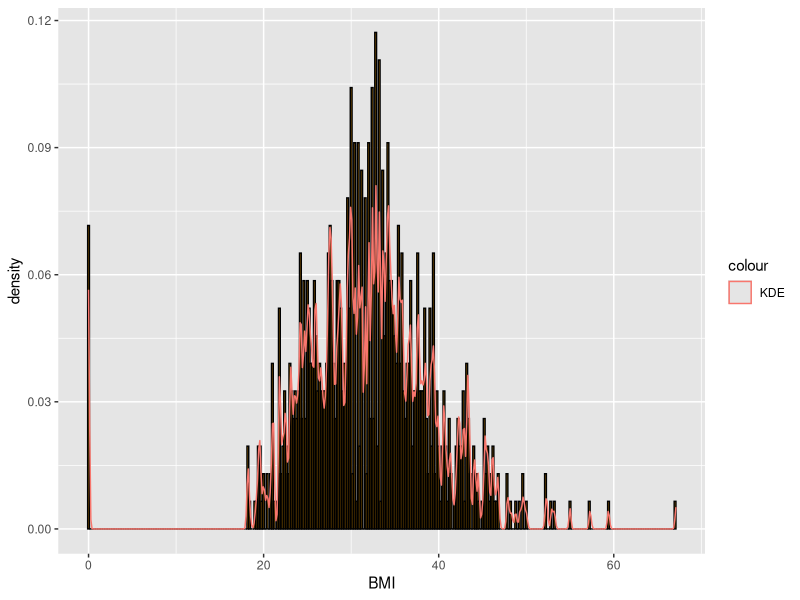
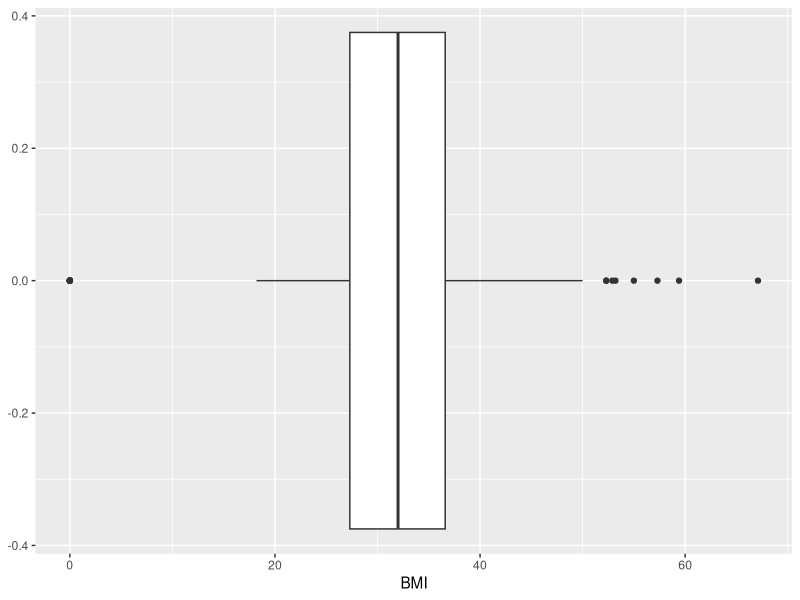
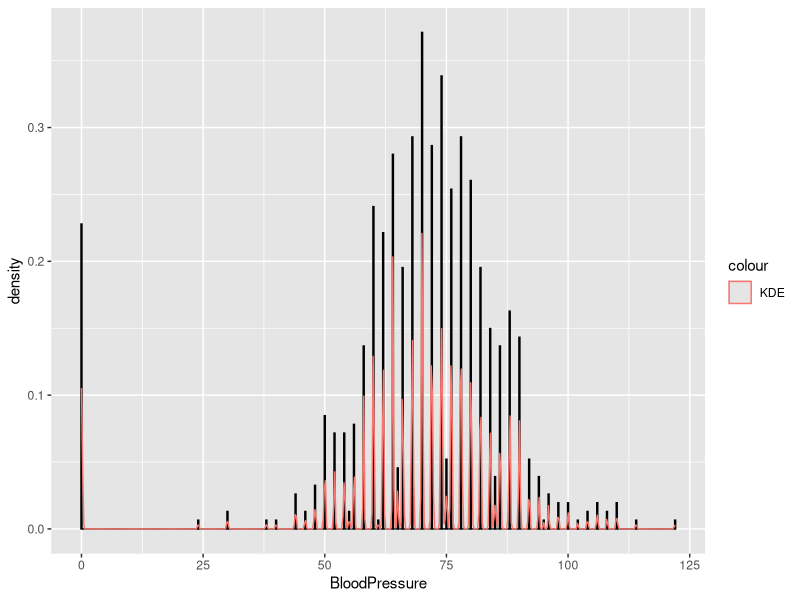
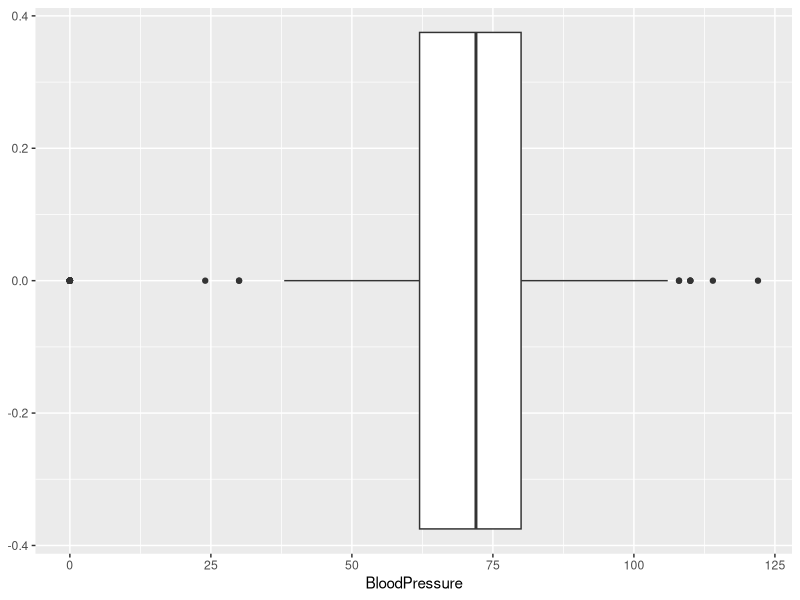
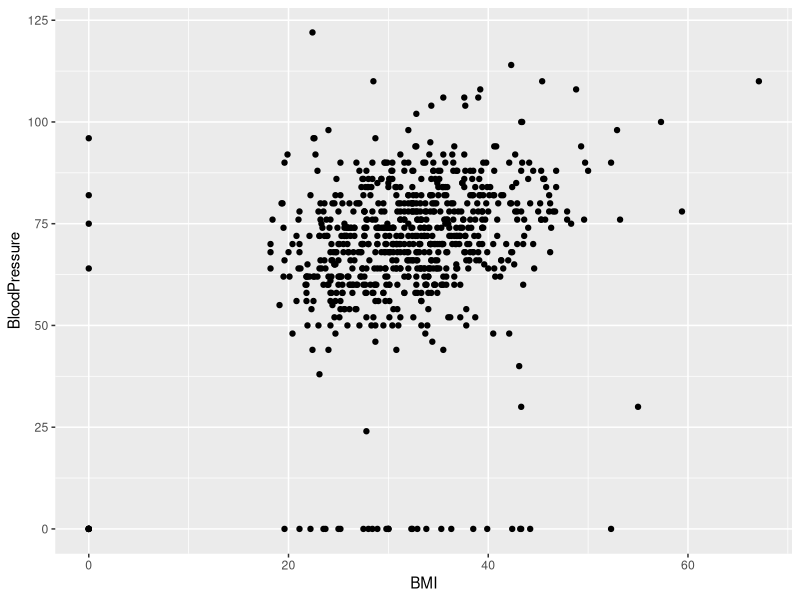
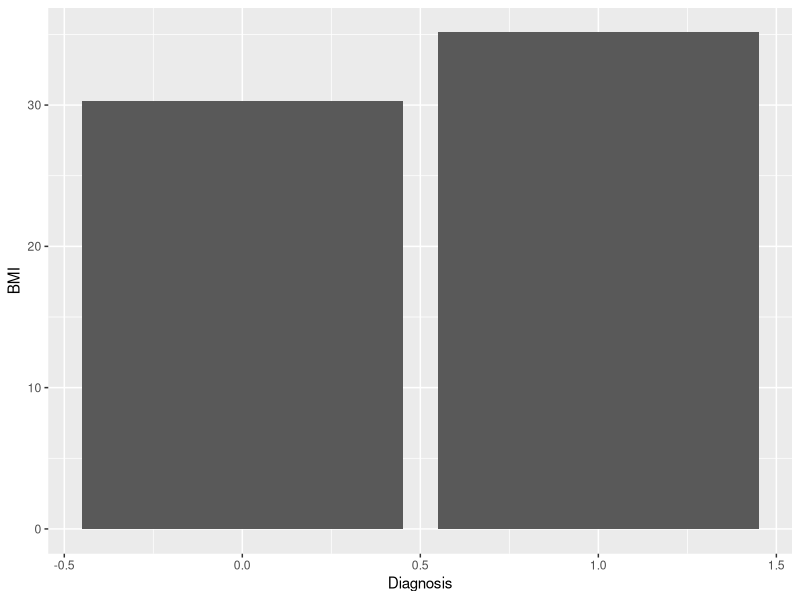
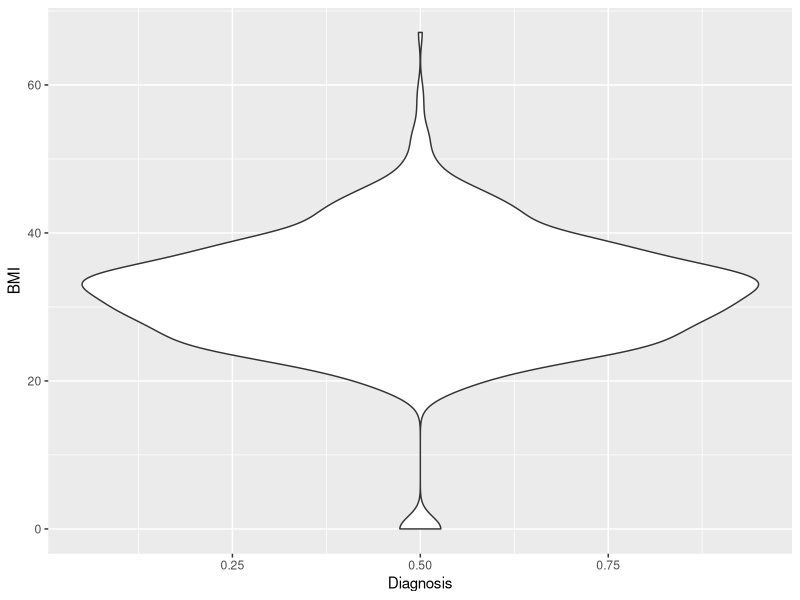
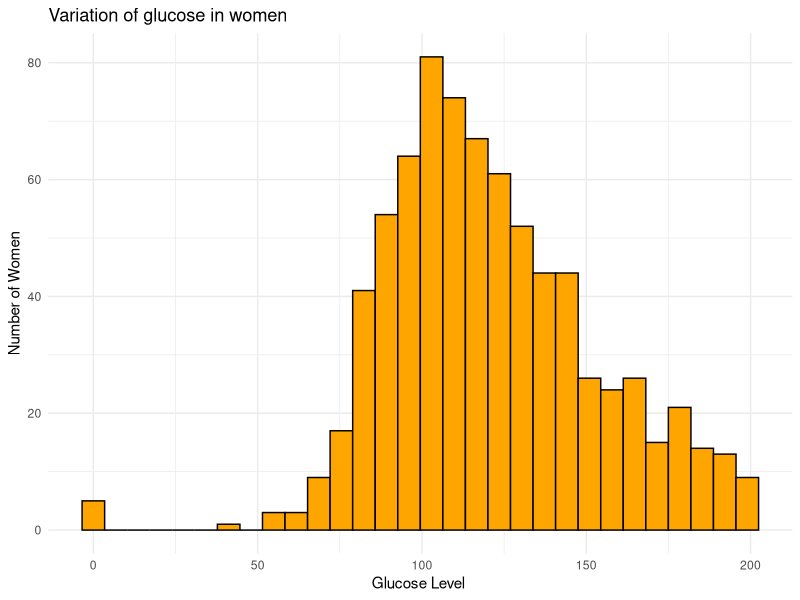

Write R code to recreate these figures, in order. (Note: this script raises an error after producing the figures.)
## ---- chunk 1
getwd()
## ---- chunk 2
data <-  read.csv("patients.csv", header=TRUE, sep = ",",)
data
## ---- chunk 3
View(data)
## ---- chunk 4
summary(data)
## ---- chunk 5
zero_counts <- colSums(data == 0, na.rm = TRUE)

zero_counts
## ---- chunk 6
library(dplyr)

data_summary_BMI <- data %>%
  summarize(mean_value = mean(BMI),
            sd_value = sd(BMI),
            iqr_value = IQR(BMI),
            median_value = median(BMI))

data_summary_BMI

## ---- chunk 7
fat_count <- colSums(data >= 32, na.rm = TRUE)

fat_count

## ---- chunk 8
library(ggplot2)

## ---- chunk 9
hist_bmi <- ggplot(data) +
  geom_histogram(aes(x = BMI, y = ..density..), fill = "orange", color = "black", binwidth = 0.2) +
  geom_density(aes(x = BMI, color = "KDE"), bw = 0.1) +
  theme(panel.background = element_rect(fill = "gray90"))

hist_bmi

## ---- chunk 10
box_bmi_trial <- ggplot(data, aes(x=BMI))+geom_boxplot()

box_bmi_trial

## ---- chunk 11
data_summary_bp <- data %>%
  summarize(mean_value = mean(BloodPressure),
            sd_value = sd(BloodPressure),
            iqr_value = IQR(BloodPressure),
            median_value = median(BloodPressure))

data_summary_bp

## ---- chunk 12
bp_hist_trial <- ggplot(data)+ geom_histogram(aes(x=BloodPressure, y = ..density..), fill = "orange", color ="black", binwidth =0.2)+
                  geom_density(aes(x=BloodPressure, color ="KDE"), bw=0.1)+
                  theme(panel.background = element_rect(fill ="gray90"))

bp_hist_trial

## ---- chunk 13
bp_box_trial <- ggplot(data, aes(x=BloodPressure))+geom_boxplot()

bp_box_trial

## ---- chunk 14
bmi_bp_scatter <- ggplot(data, aes(x = BMI, y = BloodPressure)) +
  geom_point()

bmi_bp_scatter

## ---- chunk 15
corr_bmi_bp <- cor(data$BMI, data$BloodPressure)

corr_bmi_bp

## ---- chunk 16
ggplot(data, aes(x=Diagnosis, y=BMI)) +
  geom_bar(stat = "summary", fun="mean")

## ---- chunk 17
ggplot(data, aes(x = Diagnosis, y = BMI)) +
  geom_violin()
## ---- chunk 18

max_zeros <- max(rowSums(data == 0))
rows_with_max_zeros <- which(rowSums(data == 0) == max_zeros)

# Print the rows with maximum zeros
print(data[rows_with_max_zeros, ])

## ---- chunk 19
# Creating a dataframe with diagnosis = 0
data_diag_0 <- data[data$Diagnosis == 0, ]

# Creating a dataframe with diagnosis = 1
data_diag_1 <- data[data$Diagnosis == 1, ]

## ---- chunk 20

head(data_diag_0)

## ---- chunk 21


# Assuming your dataframe is called 'data'
# Create a vector of the mentioned variables
variables <- c("Glucose", "BloodPressure", "SkinThickness", "Insulin", "BMI", "Pedigree")

# Filter the rows based on the conditions
filtered_data <- data[rowSums(data[variables] == 0) > 2, ]

# View the resulting dataframe
filtered_data


## ---- chunk 22

View(filtered_data)


## ---- chunk 23
data %>%
  ggplot(aes(x = Glucose)) +
  geom_histogram(fill = "Orange", color = "black") +
  theme_minimal() +
  labs(x = "Glucose Level ",
       y = "Number of Women")+ggtitle("Variation of glucose in women")


## ---- chunk 24


library(gridExtra)

p2 <- ggplot(data_diag_0, aes(x = Glucose)) +
  geom_density(alpha = 0.8, fill = "Orange", color = "black") +
  theme(legend.position = "bottom") +
  labs(x = "Glucose", y = "Density", title = "Density plot of glucose")

p1 <- ggplot(data_diag_0, aes(x = Diagnosis, y = Glucose)) +
  geom_boxplot() +
  theme(legend.position = "bottom") +
  ggtitle("Variation of glucose in women")

gridExtra::grid.arrange(p1, p2, ncol = 2)

## ---- chunk 25

library(gridExtra)

p2 <- ggplot(data_diag_1, aes(x = Glucose)) +
  geom_density(alpha = 0.8, fill = "Orange", color = "black") +
  theme(legend.position = "bottom") +
  labs(x = "Glucose", y = "Density", title = "Density plot of glucose")

p1 <- ggplot(data_diag_1, aes(x = Diagnosis, y = Glucose)) +
  geom_boxplot() +
  theme(legend.position = "bottom") +
  ggtitle("Variation of glucose in women")

gridExtra::grid.arrange(p1, p2, ncol = 2)

## ---- chunk 26
summary(data)
## ---- chunk 27
summary(data_diag_0)
## ---- chunk 28
summary(data_diag_1)

## ---- chunk 29

data %>%
  ggplot(aes(x = SkinThickness)) +
  geom_histogram(fill = "Orange", color = "black") +
  theme_minimal() +
  labs(x = "SkinThickness ",
       y = "Number of Women")+ggtitle("Variation in Skinthickness in women")


## ---- chunk 30
library(gridExtra)

p2 <- ggplot(data_diag_0, aes(x = SkinThickness)) +
  geom_density(alpha = 0.8, fill = "Orange", color = "black") +
  theme(legend.position = "bottom") +
  labs(x = "SkinThickness", y = "Density", title = "SkinThickness  NO Diabetes")

p1 <- ggplot(data_diag_0, aes(x = Diagnosis, y = SkinThickness)) +
  geom_boxplot() +
  theme(legend.position = "bottom") +
  ggtitle("Skinthickness No Diabetes")

gridExtra::grid.arrange(p1, p2, ncol = 2)

## ---- chunk 31

library(gridExtra)

p2 <- ggplot(data_diag_1, aes(x = SkinThickness)) +
  geom_density(alpha = 0.8, fill = "Orange", color = "black") +
  theme(legend.position = "bottom") +
  labs(x = "SkinThickness", y = "Density", title = "Diabetes vs SkinThickness")

p1 <- ggplot(data_diag_1, aes(x = Diagnosis, y = SkinThickness)) +
  geom_boxplot() +
  theme(legend.position = "bottom") +
  ggtitle("Diabetes vs SkinThickness")

gridExtra::grid.arrange(p1, p2, ncol = 2)

## ---- chunk 32
data %>%
  ggplot(aes(x = BMI)) +
  geom_histogram(fill = "Orange", color = "black") +
  theme_minimal() +
  labs(x = "BMI ",
       y = "Number of Women")+ggtitle("Variation of BMI in data")

## ---- chunk 33
library(gridExtra)

p2 <- ggplot(data_diag_1, aes(x = BMI)) +
  geom_density(alpha = 0.8, fill = "Orange", color = "black") +
  theme(legend.position = "bottom") +
  labs(x = "BMI", y = "Density", title = "BMI vs Diabetes")

p1 <- ggplot(data_diag_1, aes(x = Diagnosis, y = BMI)) +
  geom_boxplot() +
  theme(legend.position = "bottom") +
  ggtitle("BMI Diabetes")

gridExtra::grid.arrange(p1, p2, ncol = 2)
## ---- chunk 34

library(gridExtra)

p2 <- ggplot(data_diag_0, aes(x = BMI)) +
  geom_density(alpha = 0.8, fill = "Orange", color = "black") +
  theme(legend.position = "bottom") +
  labs(x = "BMI", y = "Density", title = "Density plot BMI without Diabetes")

p1 <- ggplot(data_diag_0, aes(x = Diagnosis, y = BMI)) +
  geom_boxplot() +
  theme(legend.position = "bottom") +
  ggtitle("BMI without Diabetes")

gridExtra::grid.arrange(p1, p2, ncol = 2)


## ---- chunk 35
patientdata = read.csv("patients.csv", header=TRUE, sep = ",",)

## ---- chunk 36
data %>%
  ggplot(aes(x = BloodPressure)) +
  geom_histogram(fill = "Orange", color = "black") +
  theme_minimal() +
  labs(x = "Blood Pressure ",
       y = "Number of Women") +
ggtitle("Blood Pressure in entire dataset")


## ---- chunk 37
library(gridExtra)

p2 <- ggplot(data_diag_1, aes(x = BloodPressure)) +
  geom_density(alpha = 0.8, fill = "Orange", color = "black") +
  theme(legend.position = "bottom") +
  labs(x = "BMI", y = "Density", title = "BP vs Diabetes")

p1 <- ggplot(data_diag_1, aes(x = Diagnosis, y = BloodPressure)) +
  geom_boxplot() +
  theme(legend.position = "bottom") +
  ggtitle("Blood Pressure Diabetes")

gridExtra::grid.arrange(p1, p2, ncol = 2)

## ---- chunk 38

library(gridExtra)

p2 <- ggplot(data_diag_0, aes(x = BloodPressure)) +
  geom_density(alpha = 0.8, fill = "Orange", color = "black") +
  theme(legend.position = "bottom") +
  labs(x = "Bloodpressure", y = "Density", title = "BP NO Diabetes")

p1 <- ggplot(data_diag_0, aes(x = Diagnosis, y = BloodPressure)) +
  geom_boxplot() +
  theme(legend.position = "bottom") +
  ggtitle("Blood Pressure No Diabetes")

gridExtra::grid.arrange(p1, p2, ncol = 2)

## ---- chunk 39

data %>%
  ggplot(aes(x = Insulin)) +
  geom_histogram(fill = "Orange", color = "black") +
  theme_minimal() +
  labs(x = "Insulin ",
       y = "Number of Women") + ggtitle("Insulin in entire dataset")

## ---- chunk 40

p2 <- ggplot(data_diag_1, aes(x = Insulin)) +
  geom_density(alpha = 0.8, fill = "Orange", color = "black") +
  theme(legend.position = "bottom") +
  labs(x = "Insulin", y = "Density", title = "Insulin vs Diabetes")

p1 <- ggplot(data_diag_1, aes(x = Diagnosis, y = Insulin)) +
  geom_boxplot() +
  theme(legend.position = "bottom") +
  ggtitle("Insulin & Diabetes")

gridExtra::grid.arrange(p1, p2, ncol = 2)



## ---- chunk 41


p2 <- ggplot(data_diag_0, aes(x = Insulin)) +
  geom_density(alpha = 0.8, fill = "Orange", color = "black") +
  theme(legend.position = "bottom") +
  labs(x = "Insulin", y = "Density", title = "Insulin NO Diabetes")

p1 <- ggplot(data_diag_0, aes(x = Diagnosis, y = Insulin)) +
  geom_boxplot() +
  theme(legend.position = "bottom") +
  ggtitle("Insulin level NO diabetes")

gridExtra::grid.arrange(p1, p2, ncol = 2)



## ---- chunk 42
data %>%
  ggplot(aes(x = Pedigree)) +
  geom_histogram(fill = "Orange", color = "black") +
  theme_minimal() +
  labs(x = "Pedigree ",
       y = "Number of Women") + ggtitle("Pedigree in entire dataset")

## ---- chunk 43

p2 <- ggplot(data_diag_1, aes(x = Pedigree)) +
  geom_density(alpha = 0.8, fill = "Orange", color = "black") +
  theme(legend.position = "bottom") +
  labs(x = "Pedigree", y = "Density", title = "Pedigree & Diabetes")

p1 <- ggplot(data_diag_1, aes(x = Diagnosis, y = Pedigree)) +
  geom_boxplot() +
  theme(legend.position = "bottom") +
  ggtitle("Pedigree & diabetes")

gridExtra::grid.arrange(p1, p2, ncol = 2)



## ---- chunk 44
p2 <- ggplot(data_diag_0, aes(x = Pedigree)) +
  geom_density(alpha = 0.8, fill = "Orange", color = "black") +
  theme(legend.position = "bottom") +
  labs(x = "Pedigree", y = "Density", title = "Pedigree NO Diabetes")

p1 <- ggplot(data_diag_0, aes(x = Diagnosis, y = Pedigree)) +
  geom_boxplot() +
  theme(legend.position = "bottom") +
  ggtitle("Pedigree NO diabetes")

gridExtra::grid.arrange(p1, p2, ncol = 2)


## ---- chunk 45
data %>%
  ggplot(aes(x = Pregnancies)) +
  geom_histogram(fill = "Orange", color = "black") +
  theme_minimal() +
  labs(x = "Pregnancies ",
       y = "Number of Women") + ggtitle("Pregnancies in entire dataset")


## ---- chunk 46

# Count the occurrences of each unique value in the 'Pregnancies' column
pregnancies_counts <- table(data$Pregnancies)

# Create a bar plot
ggplot(data = data.frame(Pregnancies = names(pregnancies_counts),
                         Count = as.vector(pregnancies_counts))) +
  geom_bar(aes(x = Pregnancies, y = Count), stat = "identity") +
  xlab("Pregnancies") +
  ylab("Count") +
  ggtitle("Count of Pregnancies")

## ---- chunk 47
# Create a box plot
ggplot(data, aes(x = "", y = Pregnancies)) +
  geom_boxplot() +
  xlab("") +
  ylab("Pregnancies") +
  ggtitle("Box Plot of Pregnancies")

## ---- chunk 48

ggplot(data, aes(x = Pregnancies)) +
  geom_density(fill = "skyblue", alpha = 0.7) +
  xlab("Pregnancies") +
  ylab("Density") +
  ggtitle("Density Plot of Pregnancies")

## ---- chunk 49

age_counts <- table(data$Age)

# Create a bar plot
ggplot(data = data.frame(Age = names(age_counts),
                         Count = as.vector(age_counts))) +
  geom_bar(aes(x = Age, y = Count), stat = "identity") +
  xlab("Age") +
  ylab("Count") +
  ggtitle("Visualization for age")

## ---- chunk 50

data %>%
  ggplot(aes(x = Age)) +
  geom_histogram(fill = "Orange", color = "black") +
  theme_minimal() +
  labs(x = "Age ",
       y = "Number of Women") + ggtitle("Histogram Visualization for Age")

## ---- chunk 51

p2 <- ggplot(data_diag_1, aes(x = Age)) +
  geom_density(alpha = 0.8, fill = "Orange", color = "black") +
  theme(legend.position = "bottom") +
  labs(x = "Age", y = "Density", title = "Age & Diabetes")

p1 <- ggplot(data_diag_1, aes(x = Diagnosis, y = Age)) +
  geom_boxplot() +
  theme(legend.position = "bottom") +
  ggtitle("Age & diabetes")

gridExtra::grid.arrange(p1, p2, ncol = 2)


## ---- chunk 52

p2 <- ggplot(data_diag_0, aes(x = Age)) +
  geom_density(alpha = 0.8, fill = "Orange", color = "black") +
  theme(legend.position = "bottom") +
  labs(x = "Age", y = "Density", title = "Age NO Diabetes")

p1 <- ggplot(data_diag_0, aes(x = Diagnosis, y = Age)) +
  geom_boxplot() +
  theme(legend.position = "bottom") +
  ggtitle("Age NO diabetes")

gridExtra::grid.arrange(p1, p2, ncol = 2)

## ---- chunk 53

# Create a stacked bar plot
ggplot(data, aes(x = factor(Diagnosis), fill = factor(Diagnosis))) +
  geom_bar() +
  xlab("Diagnosis") +
  ylab("Count") +
  ggtitle("Stacked Bar Plot of Diagnosis")

## ---- chunk 54


#  a vector of the variables

variables <- c("Glucose", "BloodPressure", "SkinThickness", "Insulin", "BMI", "Pedigree")

# Filter the rows based on the conditions
filtered_data <- patientdata[rowSums(patientdata[variables] == 0) > 2, ]

# View the resulting dataframe
filtered_data

## ---- chunk 55
#following block of code deletes the rows which has more than 2 zeros in it.#
patientdata <- patientdata[rowSums(patientdata[variables] == 0) <= 2, ]

## ---- chunk 56
summary(patientdata)
## ---- chunk 57
#Counts of zeros in each column
zero_counts <- colSums(patientdata == 0)
print(zero_counts)

## ---- chunk 58
#Counts of zeros in each column
zero_counts <- colSums(patientdata == 0)
print(zero_counts)

## ---- chunk 59
summary(patientdata)
## ---- chunk 60
#replacing the zeros with NA

 

# Specify the columns to exclude (1, 8, 9)
columns_to_exclude <- c(1, 8, 9)

 

# Replace zeros with NA in the remaining columns
patientdata[, -columns_to_exclude][patientdata[, -columns_to_exclude] == 0] <- NA

## ---- chunk 61
# View the updated dataset
summary(patientdata)

## ---- chunk 62
install.packages("VIM")

## ---- chunk 63
#imputing the zeros with KNN
# Specify the columns to impute (excluding columns pregnancy, Age, and Diagnosis)
columns_to_impute <- setdiff(seq_along(patientdata), c(1, 8, 9))

## ---- chunk 64
# Perform kNN imputation on the selected columns
patientdata[, columns_to_impute] <- kNN(patientdata[, columns_to_impute], k = 5)

## ---- chunk 65

# View the updated dataset
patientdata

## ---- chunk 66

summary(patientdata)

## ---- chunk 67

zero_counts <- colSums(patientdata == 0)
print(zero_counts)

